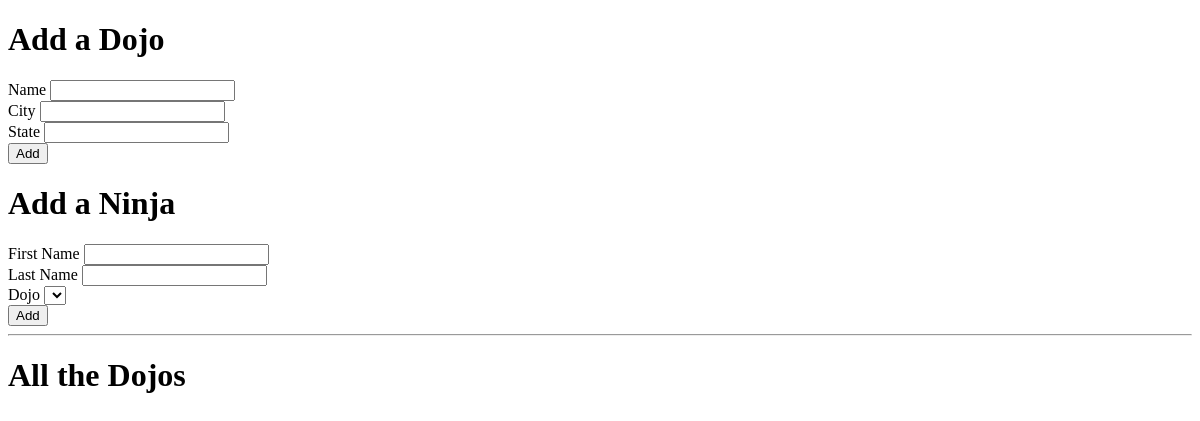
Before: / with the older database file.
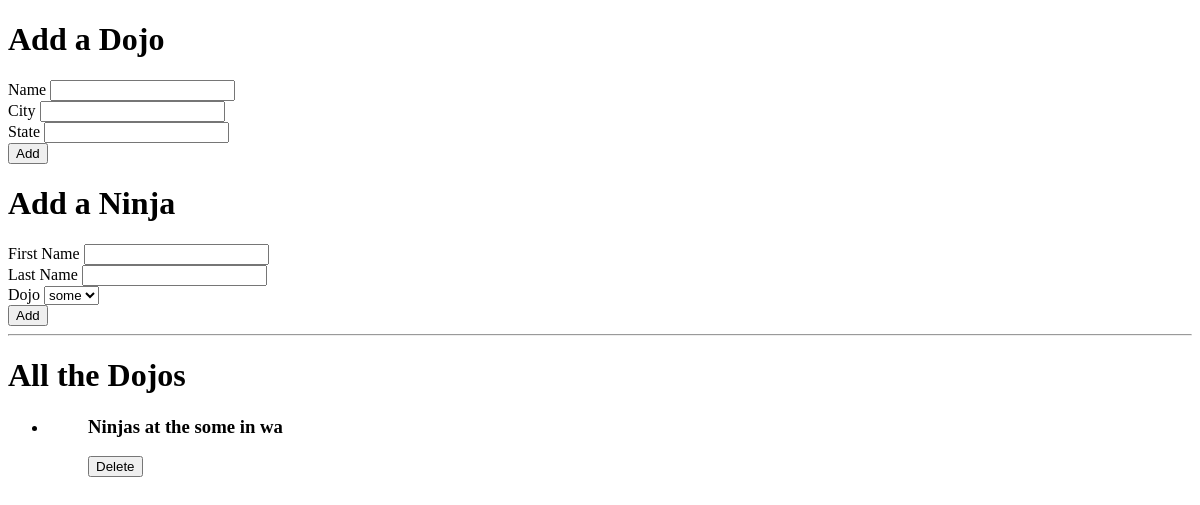
After: the same page with the newer database file.
### main/models.py (models this page shows)
class Dojo(models.Model):
    name = models.CharField(max_length=255)
    city = models.CharField(max_length=255)
    state = models.CharField(max_length=255)
    created_at = models.DateTimeField(auto_now_add=True)
    updated_at = models.DateTimeField(auto_now=True)

### main/views.py (the view)
# urls.py: path('', views.index),
def index(request):
    context = {
        'all_dojos': Dojo.objects.all(),
        'all_ninjas': Ninja.objects.all(),
    }
    return render(request, 'index.html', context)

### main/templates/index.html (shortened to what this page needs)
<!DOCTYPE html>
<html lang="en">
<head>
    {% load static %}
    <link rel="stylesheet" type=text/css href="{% static 'style.css'%}">
</head>
<body>
    <form action="/process_dojo" method="POST">
        <h1>Add a Dojo</h1>
        <div class="ninja_input_section">
            <div class="dojo_sectopm">
                <label for="name">Name</label>
                <input type="text" name="name" id="name"><br>
                <label for="city">City</label>
                <input type="text" name="city" id="city"><br>
                <label for="state">State</label>
                <input type="text" name="state" id="state"><br>
                <button>Add</button>
            </div>
        </div>
    </form>
    <form action="/process_ninja" method="POST">
        <h1>Add a Ninja</h1>
        <div class="dojo_input_section">
            <div class="ninja_section">
                <label for="first_name">First Name</label>
                <input type="text" name="first_name" id="first_name"><br>
                <label for="last_name">Last Name</label>
                <input type="text" name="last_name" id="last_name"><br>
                <label for="dojo">Dojo</label>
                <select name="dojo" id="dojo">
                    {% for dojo in all_dojos %}
                        <option value="{{dojo.id}}">{{dojo.name}}</option>
                    {% endfor %}
                </select><br>
                <button>Add</button>
            </div>
        </div>
    </form>
    <hr>
    <div>
        <h1>All the Dojos</h1>
        <ul>
            {% for dojo in all_dojos %}
            <form action="/delete_dojo/{{dojo.id}}" method="POST">
                <li>
                    <ul>
                        <h3>Ninjas at the {{ dojo.name }} in {{ dojo.state }}</h3>
                        <button type="submit">Delete</button>
                    </ul>
                </li>
            </form>
            {% endfor %}
        </ul>
    </div>
</body>
</html>

Changed rows visible on the page:
added Dojo: name "some", state "wa"
Other visible differences:
form field dojo: (not shown) → "some"
